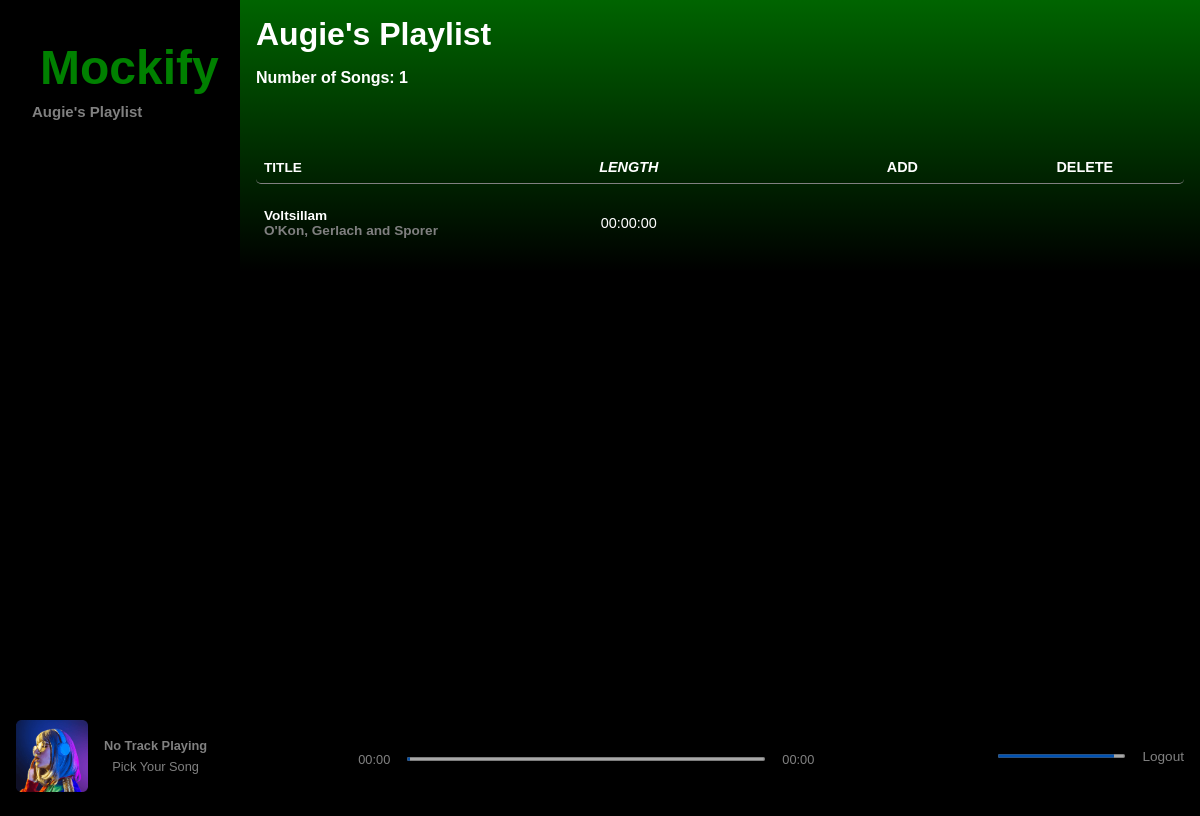
Page /mockify/playlistView.php?playlist=3 (signed in) on the committed database.
### tables this page shows
CREATE TABLE `playlist` (
    `PLAYLIST_ID` int(10) UNSIGNED NOT NULL,
    `NAME` varchar(50) NOT NULL,
    `OWNING_USER` int(11) NOT NULL
  );

CREATE TABLE `song` (
    `TID` int(10) UNSIGNED NOT NULL,
    `LENGTH` time NOT NULL DEFAULT '00:00:00',
    `GENRE` varchar(50) DEFAULT NULL,
    `AID` int(11) NOT NULL,
    `RELEASE_DATE` datetime NOT NULL,
    `Name` varchar(255) NOT NULL
  );

CREATE TABLE `artist` (
    `AID` int(11) NOT NULL,
    `VERIFIED` tinyint(1) DEFAULT 0,
    `ABOUT` varchar(250) DEFAULT 'No bio',
    `NEXT_TOUR_DATE` datetime DEFAULT NULL,
    `NEXT_TOUR_LOCATION` varchar(10) DEFAULT NULL,
    `Name` varchar(255) NOT NULL
  );

### mockify/playlistView.php (the view, shortened to what this page needs)
<?php
    require_once("dbConnection.php");
    $playlist = $_GET['playlist'];
    $p_name = mysqli_query($mysqli, "SELECT Name from playlist where PLAYLIST_ID=$playlist");
    $songs_in_playlist = mysqli_query($mysqli, "SELECT s.* FROM song s INNER JOIN song_playlist p ON s.TID = p.song WHERE p.playlist = $playlist");
    $row_cnt = mysqli_num_rows($songs_in_playlist);
    $id = $_SESSION['uid'];
?>
<body>
    <div class="navBar">
        <div>
            <div class="part"><a id="logo" class="logo" href="index.php">Mockify</a></div>
            <div class="part">
                <?php
                    $user_playlists = mysqli_query($mysqli, "SELECT * FROM playlist WHERE OWNING_USER = '$id' ");
                    while($row = mysqli_fetch_assoc($user_playlists)){
                        echo '<a class="playlistName" href=playlistView.php?playlist='.$row['PLAYLIST_ID'].'> ' . $row['NAME'] . '</a>';
                    }
                ?>
            </div>
        </div>
    </div>
    <div class="player">
        <div class="horizontal">
            <img class="playerImg" src="Images/null.png" alt="Error">
            <div class="vertical">
                <div id="name1" class="underline bold">No Track Playing</div>
                <div>
                    <marquee id="name2" class="underline"> Pick Your Song</marquee>
                </div>
            </div>
        </div>
        <div class="controlProgress">
            <div class="vertical">
                <div class="progressBar horizontal">
                    <div id="start">00:00</div>
                    <input type="range" class="progress" min="0" value="0" max="100">
                    <div id="end">00:00</div>
                </div>
            </div>
        </div>
        <div class="features horizontal">
            <div class="volume horizontal">
                <img class="mute" src="https://img.icons8.com/ios/50/ffffff/high-volume--v1.png" />
                <input id="volumeBar" type="range" class="vol" min="0" value="100" max="100">
            </div>
            <a href=logout.php style="color:grey"> Logout </a>
        </div>
    </div>
</body>
<link rel="stylesheet" href="playlist.css">
<main>
<?php
    echo "<h1> " . mysqli_fetch_assoc($p_name)['Name'] . "</h1>";
    echo "<h4>Number of Songs: " . $row_cnt . "</h4>"
?>
<div class="mediaList">
    <div class="tableHead">
        <span class="mediaName">TITLE</span>
        <span class="hide"><i class="fa fa-solid fa-clock">LENGTH</i></span>
        <span class="favourite">ADD</span>
        <span class="favourite">DELETE</span>
    </div>
    <?php
        while($s = mysqli_fetch_assoc($songs_in_playlist)){
            $req = mysqli_query($mysqli, "SELECT * FROM artist WHERE AID = " . $s['AID']);
            $artist = mysqli_fetch_assoc($req);
            echo "<div class = 'media'> ";
            echo '<span id="artistPage" onclick="loadPage(this)" class="mediaName">'.$s['Name']."<br><a  id=".$s['AID'].'>'.$artist['Name'].'</a></span>';
            echo '<span class="hide">'.$s['LENGTH'].'</span>';
            echo "</div> ";
        }
    ?>
</main>

### mockify/playlist.css (style rules this page uses)
* { margin: 0; padding: 0; box-sizing: border-box; color: white; font-family: sans-serif; }
body { background-image: linear-gradient(darkgreen, black, black, black); height: 100%; margin: 0; background-repeat: no-repeat; background-attachment: fixed; }
main { margin: 0 0 15vh 20vw; }
.navBar { display: flex; flex-direction: column; justify-content: space-between; height: 88%; position: fixed; z-index: 2; padding: 2rem; width: 20vw; left: 0; top: 0; background-color: black; }
a { font-size: 0.85rem; text-decoration: none; color: grey; }
.logo { width: max-content; font-weight: 550; border-radius: 30px; font-size: 3rem; color: green; padding: 0.5rem .5rem; }
.part { display: flex; flex-direction: column; gap: 1rem; }
.bold { font-weight: 600; }
.player { display: flex; justify-content: space-between; padding: 0 1rem; height: 15vh; width: 100%; position: fixed; z-index: 2; width: 100%; bottom: 0; left: 0; background-color: black; }
.playerImg { width: 6vw; }
.horizontal { display: flex; align-items: center; gap: 1rem; }
.vertical { display: flex; flex-direction: column; align-items: center; font-size: 0.8rem; gap: 0.4rem; }
.controlProgress { align-self: center; }
.fas, .underline, .progressBar>div { color: grey; }
.progress { width: 30vw; }
.volume img { width: 1rem; }
input[type=range] { height: 4px; opacity: 0.7; outline: none; transition: all 0.2s; }
h1, h4, h6 { margin: 1rem; }
.playlistName { color: gray; font-weight: bold; font-size: 15px; }
.media, .tableHead { display: grid; padding: 0.5rem; margin: 0 1rem; border-radius: 5px; font-size: 0.9rem; align-items: center; grid-template-columns: 1fr 2fr 1fr 1fr; }
.hide, .favourite { text-align: center; }
.mediaName { font-weight: bold; font-size: 0.85rem; }
.tableHead { margin: 3rem 1rem 1rem 1rem; font-weight: bold; border-bottom: 1px solid grey; }
input { color: black !important; }

### rows in the picture
playlist: NAME "Augie's Playlist"
song: Name "Voltsillam", AID.Name "O'Kon, Gerlach and Sporer", LENGTH "00:00:00"

### other values in the picture
$row_cnt "1"
